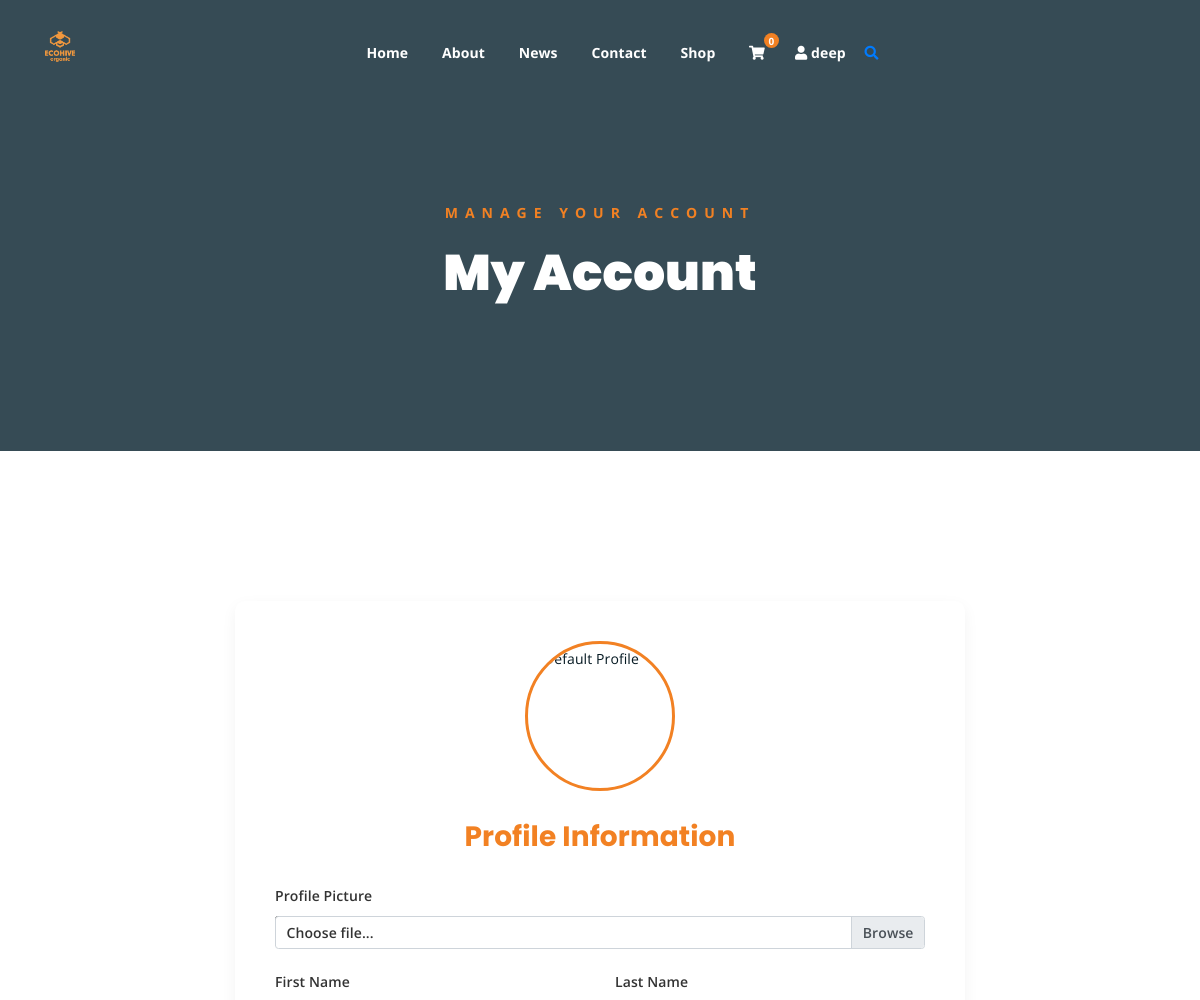
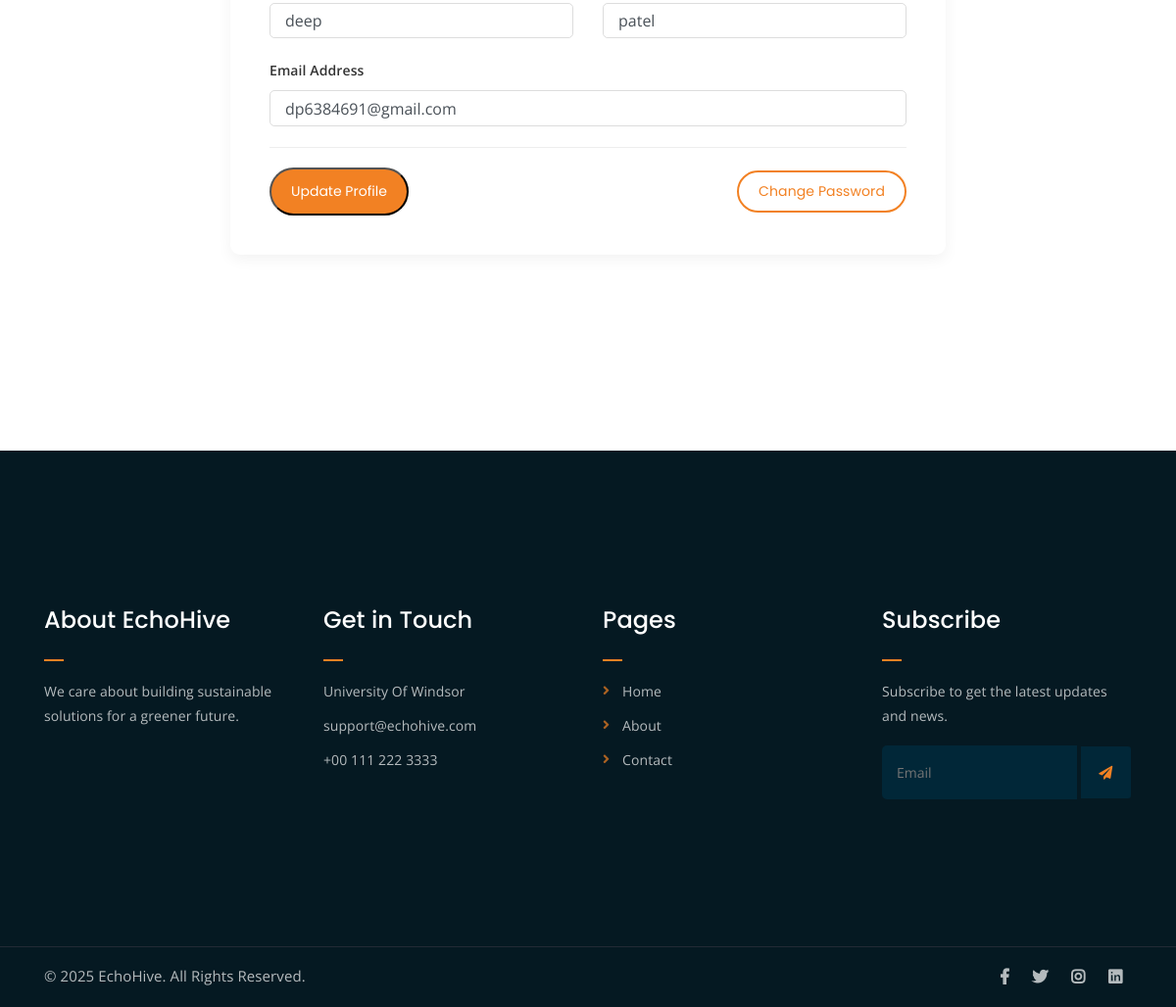
/my-account/ (signed in), run on the app's committed database (2 pictures, top to bottom).
### app1/models.py (models this page shows, shortened)
class User(AbstractBaseUser, PermissionsMixin):
    email = models.EmailField(_('email address'), unique=True)
    username = models.CharField(_('username'), max_length=30, unique=True)
    first_name = models.CharField(_('first name'), max_length=30)
    last_name = models.CharField(_('last name'), max_length=30)
    date_joined = models.DateTimeField(_('date joined'), default=timezone.now)
    is_active = models.BooleanField(_('active'), default=True)
    is_staff = models.BooleanField(_('staff status'), default=False)
    bio = models.TextField(_('bio'), max_length=500, blank=True)
    profile_picture = models.ImageField(
        _('profile picture'),
        upload_to='profile_pics/',
        blank=True,
        null=True
    )
    groups = models.ManyToManyField(
        'auth.Group',
        verbose_name=_('groups'),
        blank=True,
        help_text=_(
            'The groups this user belongs to. A user will get all permissions '
            'granted to each of their groups.'
        ),
        related_name="custom_user_set",  # Changed to unique name
        related_query_name="custom_user",
    )
    user_permissions = models.ManyToManyField(
        'auth.Permission',
        verbose_name=_('user permissions'),
        blank=True,
        help_text=_('Specific permissions for this user.'),
        related_name="custom_user_permissions_set",  # Changed to unique name
        related_query_name="custom_user_permissions",
    )
    objects = UserManager()
    USERNAME_FIELD = 'email'
    REQUIRED_FIELDS = ['username', 'first_name', 'last_name']
    class Meta:
        verbose_name = _('user')
        verbose_name_plural = _('users')
    @property
    def cart(self):
        cart, created = Cart.objects.get_or_create(user=self)
        return cart

class Cart(models.Model):
    user = models.ForeignKey(settings.AUTH_USER_MODEL, on_delete=models.CASCADE)
    created_at = models.DateTimeField(auto_now_add=True)
    updated_at = models.DateTimeField(auto_now=True)

### app1/views.py (the view)
# urls.py: path('my-account/', views.account, name='account'),
@login_required
def account(request):
    if request.method == 'POST':
        form = UserUpdateForm(request.POST, request.FILES, instance=request.user)
        if form.is_valid():
            form.save()
            messages.success(request, 'Your account has been updated!')
            return redirect('account')
    else:
        form = UserUpdateForm(instance=request.user)
    return render(request, 'account.html', {'form': form})

### app1/forms.py (shortened to what this page needs)
class UserUpdateForm(UserChangeForm):
    class Meta:
        model = User
        fields = ['first_name', 'last_name', 'email', 'profile_picture']
        widgets = {
            'first_name': forms.TextInput(attrs={'class': 'form-control'}),
            'last_name': forms.TextInput(attrs={'class': 'form-control'}),
            'email': forms.EmailInput(attrs={'class': 'form-control'}),
        }

### app1/context_processors.py (called while the page is built)
def cart_count(request):
    if request.user.is_authenticated:
        cart, created = Cart.objects.get_or_create(user=request.user)
        return {'cart_count': cart.items.count()}
    return {'cart_count': 0}

### app1/static/templates/account.html (shortened to what this page needs)
{% extends 'base.html' %}
{% load static %}
{% block content %}
<div class="breadcrumb-section breadcrumb-bg">
    <div class="container">
        <div class="row">
            <div class="col-lg-8 offset-lg-2 text-center">
                <div class="breadcrumb-text">
                    <p>Manage Your Account</p>
                    <h1>My Account</h1>
                </div>
            </div>
        </div>
    </div>
</div>
<div class="mt-150 mb-150">
    <div class="container">
        <div class="row">
            <div class="col-lg-8 offset-lg-2">
                <div class="single-account-section">
                    <div class="account-image">
                        {% if user.profile_picture %}
                            <img src="{{ user.profile_picture.url }}" alt="{{ user.get_full_name }}">
                        {% else %}
                            <img src="{% static 'assets/img/user-default.png' %}" alt="Default Profile">
                        {% endif %}
                    </div>
                    <form method="POST" enctype="multipart/form-data" class="account-form">
                        <h3>Profile Information</h3>
                        <div class="form-group">
                            <label>Profile Picture</label>
                            <div class="custom-file">
                                <label class="custom-file-label" for="id_profile_picture">Choose file...</label>
                            </div>
                        </div>
                        <div class="row">
                            <div class="col-md-6">
                                <div class="form-group">
                                    <label>First Name</label>
                                    {{ form.first_name }}
                                </div>
                            </div>
                            <div class="col-md-6">
                                <div class="form-group">
                                    <label>Last Name</label>
                                    {{ form.last_name }}
                                </div>
                            </div>
                        </div>
                        <div class="form-group">
                            <label>Email Address</label>
                            {{ form.email }}
                        </div>
                        <div class="account-actions mt-4">
                            <button type="submit" class="boxed-btn">Update Profile</button>
                            <a href="{% url 'password_change' %}"  class="bordered-btn">Change Password</a>
                        </div>
                    </form>
                </div>
            </div>
        </div>
    </div>
</div>
{% endblock %}

### app1/static/templates/base.html (shortened to what this page needs)
{% load static %}
<!DOCTYPE html>
<html lang="en">
<head>
    <link rel="stylesheet" href="{% static 'assets/css/all.min.css' %}">
    <link rel="stylesheet" href="{% static 'assets/bootstrap/css/bootstrap.min.css' %}">
    <link rel="stylesheet" href="{% static 'assets/css/owl.carousel.css' %}">
    <link rel="stylesheet" href="{% static 'assets/css/magnific-popup.css' %}">
    <link rel="stylesheet" href="{% static 'assets/css/animate.css' %}">
    <link rel="stylesheet" href="{% static 'assets/css/meanmenu.min.css' %}">
    <link rel="stylesheet" href="{% static 'assets/css/main.css' %}?v={% now 'U' %}">
    <link rel="stylesheet" href="{% static 'assets/css/responsive.css' %}?v={% now 'U' %}">
</head>
<body>
    <div class="top-header-area" id="sticker">
        <div class="container">
            <div class="row">
                <div class="col-lg-12 col-sm-12 text-center">
                    <div class="main-menu-wrap">
                        <div class="site-logo">
                            <a href="{% url 'home' %}">
                                <img src="{% static 'assets/img/eco_hive_logo.png' %}" alt="EchoHive Logo">
                            </a>
                        </div>
                        <nav class="main-menu">
                            <ul>
                                <li class="{% if request.path == '/' %}current-list-item{% endif %}"><a href="{% url 'home' %}">Home</a></li>
                                <li class="{% if request.path == '/about/' %}current-list-item{% endif %}"><a href="{% url 'about' %}">About</a></li>
                                <li class="{% if '/news/' in request.path %}current-list-item{% endif %}"><a href="{% url 'eco_news' %}">News</a></li>
                                <li class="{% if request.path == '/contact/' %}current-list-item{% endif %}"><a href="{% url 'contact' %}">Contact</a></li>
                                <li class="{% if request.path == '/shop/' %}current-list-item{% endif %}"><a href="{% url 'shop' %}">Shop</a></li>
                                <li>
                                    <div class="header-icons">
                                        <a class="shopping-cart" href="{% url 'cart' %}">
                                            <i class="fas fa-shopping-cart"></i>
                                            {% if user.is_authenticated %}
                                                <span class="cart-count">{{ user.cart.items.count }}</span>
                                            {% endif %}
                                        </a>
                                        {% if user.is_authenticated %}
                                            <li class="user-dropdown">
                                                <a class="shopping-cart-1" href="#">
                                                    <i class="fas fa-user"></i>
                                                    <span class="username">{{ user.first_name }}</span>
                                                </a>
                                            </li>
                                        {% endif %}
                                        <a class="mobile-hide search-bar-icon" href="#"><i class="fas fa-search"></i></a>
                                    </div>
                                </li>
                            </ul>
                        </nav>
                    </div>
                </div>
            </div>
        </div>
    </div>
    {% block content %}{% endblock %}
    <div class="footer-area">
        <div class="container">
            <div class="row">
                <div class="col-lg-3 col-md-6">
                    <div class="footer-box about-widget">
                        <h2 class="widget-title">About EchoHive</h2>
                        <p>We care about building sustainable solutions for a greener future.</p>
                    </div>
                </div>
                <div class="col-lg-3 col-md-6">
                    <div class="footer-box get-in-touch">
                        <h2 class="widget-title">Get in Touch</h2>
                        <ul>
                            <li>University Of Windsor</li>
                            <li>support@echohive.com</li>
                            <li>+00 111 222 3333</li>
                        </ul>
                    </div>
                </div>
                <div class="col-lg-3 col-md-6">
                    <div class="footer-box pages">
                        <h2 class="widget-title">Pages</h2>
                        <ul>
                            <li><a href="{% url 'home' %}">Home</a></li>
                            <li><a href="{% url 'about' %}">About</a></li>
                            <li><a href="{% url 'contact' %}">Contact</a></li>
                        </ul>
                    </div>
                </div>
                <div class="col-lg-3 col-md-6">
                    <div class="footer-box subscribe">
                        <h2 class="widget-title">Subscribe</h2>
                        <p>Subscribe to get the latest updates and news.</p>
                        <form action="#">
                            <input type="email" placeholder="Email">
                            <button type="submit"><i class="fas fa-paper-plane"></i></button>
                        </form>
                    </div>
                </div>
            </div>
        </div>
    </div>
    <div class="copyright">
        <div class="container">
            <div class="row">
                <div class="col-lg-6 col-md-12">
                    <p>&copy; 2025 EchoHive. All Rights Reserved.</p>
                </div>
                <div class="col-lg-6 text-right col-md-12">
                    <div class="social-icons">
                        <ul>
                            <li><a href="#"><i class="fab fa-facebook-f"></i></a></li>
                            <li><a href="#"><i class="fab fa-twitter"></i></a></li>
                            <li><a href="#"><i class="fab fa-instagram"></i></a></li>
                            <li><a href="#"><i class="fab fa-linkedin"></i></a></li>
                        </ul>
                    </div>
                </div>
            </div>
        </div>
    </div>
</body>
</html>

### data on the page
User: cart.items.count "0", first_name "deep", last_name "patel", email "dp6384691@gmail.com"
